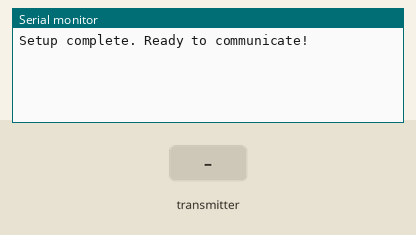
This sketch was run on a simulated ESP32. On the bench: the last lines printed to the serial monitor. The inputs (shaded band) are chosen by the test bench.

Above: at 1.2 s.
1.3 s: the transmitter starts sending msg = 0
At 1.66 s:
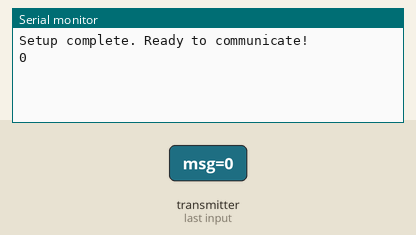
3.3 s: the transmitter starts sending msg = 1
At 3.66 s:
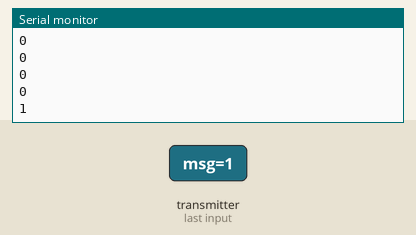

The sketch:

mesh_test_client.ino
```cpp
#include <esp_now.h>
#include <WiFi.h>

typedef struct struct_message {
  char msg[32];
} struct_message;

struct_message dataToSend;
struct_message incomingData;

// CHANGE THIS to your other ESP32’s MAC address
uint8_t peerAddress[] = {0x94, 0xe6, 0x86, 0x2b, 0xf5, 0x38} ;

// ✅ New send callback (ESP-IDF v5)
void onSent(const wifi_tx_info_t *info, esp_now_send_status_t status) {

  status == ESP_NOW_SEND_SUCCESS;
  if (status==1)
  {
    Serial.println("Failed to send message");
  }
}

// ✅ New receive callback (ESP-IDF v5)
void onReceive(const esp_now_recv_info *recv_info, const uint8_t *incomingDataBytes, int len) {
  memcpy(&incomingData, incomingDataBytes, sizeof(incomingData));

  Serial.println(incomingData.msg);
}

void setup() {
  Serial.begin(115200);
  WiFi.mode(WIFI_STA);

  if (esp_now_init() != ESP_OK) {
    Serial.println("Error initializing ESP-NOW");
    return;
  }

  // Updated callback registration
  esp_now_register_send_cb(onSent);
  esp_now_register_recv_cb(onReceive);

  esp_now_peer_info_t peerInfo = {};
  memcpy(peerInfo.peer_addr, peerAddress, 6);
  peerInfo.channel = 0;
  peerInfo.encrypt = false;

  if (esp_now_add_peer(&peerInfo) != ESP_OK) {
    Serial.println("Failed to add peer");
    return;
  }

  Serial.println("Setup complete. Ready to communicate!");
}

void loop() {

  snprintf(dataToSend.msg, sizeof(dataToSend.msg), "Hello from client!");

  esp_err_t result = esp_now_send(peerAddress, (uint8_t *)&dataToSend, sizeof(dataToSend));

  if (!result == ESP_OK) {
    Serial.println("Send failed!");
  }

  delay(2000);
}
```

Measured:
- after the input at 1.3 s, the serial monitor: prints a new line after 0.05 s (image 1)
- after the input at 3.3 s, the serial monitor: prints a new line after 0.05 s (image 2)
